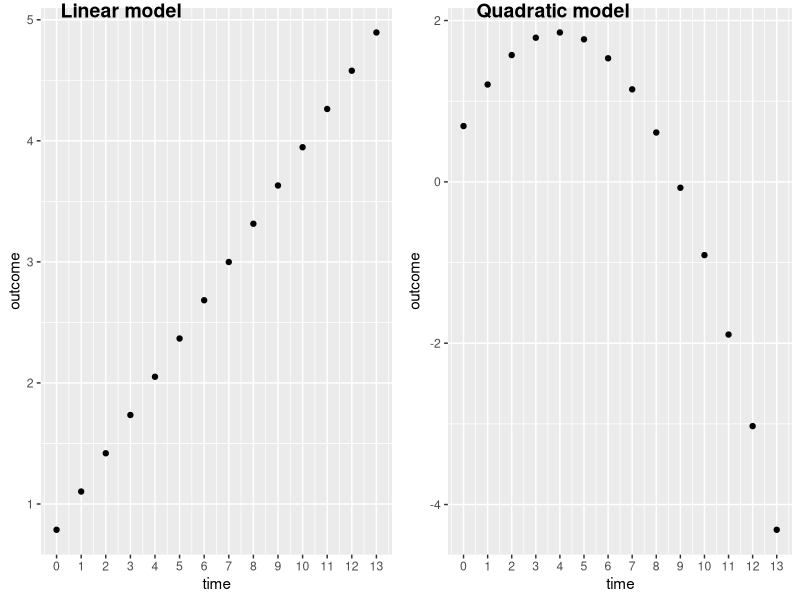

The R source for this figure:
##### start of code #####
# quick visualisation of growth curves

library(dplyr)
library(ggplot2)
library(ggpubr)

##### values (CHANGE YOUR VALUES HERE) #####

# time
time_start = 0
time_end = 13

# linear model
# only i (intercept) and s (linear slope)

lin_i = 0.787
lin_s = 0.316

# quadratic model
# i (intercept), s (linear slope), s2 (change in slope over time)

qua_i = 0.692
qua_s = 0.590
qua_s2 = -0.075

##### prepare helper data (DO NOT EDIT) #####

time = time_start:time_end

lin_data = data.frame(time = time) %>%
  mutate(point = lin_i + lin_s*time)

qua_data = data.frame(time = time) %>%
  mutate(point = qua_i + qua_s*time + qua_s2*time*time)

##### plots (DO NOT EDIT) #####

plot_general = ggplot() +
  scale_x_continuous(
    lim = c(time_start, time_end), 
    breaks = time_start:time_end) +
  ylab("outcome")

plot_lin = plot_general +
  geom_point(data = lin_data, mapping = aes(x = time, y = point))

plot_qua = plot_general +
  geom_point(data = qua_data, mapping = aes(x = time, y = point))

ggarrange(
  plot_lin, plot_qua,
  labels = c("Linear model", "Quadratic model"),
  vjust = 1.25
)

##### end of code #####
